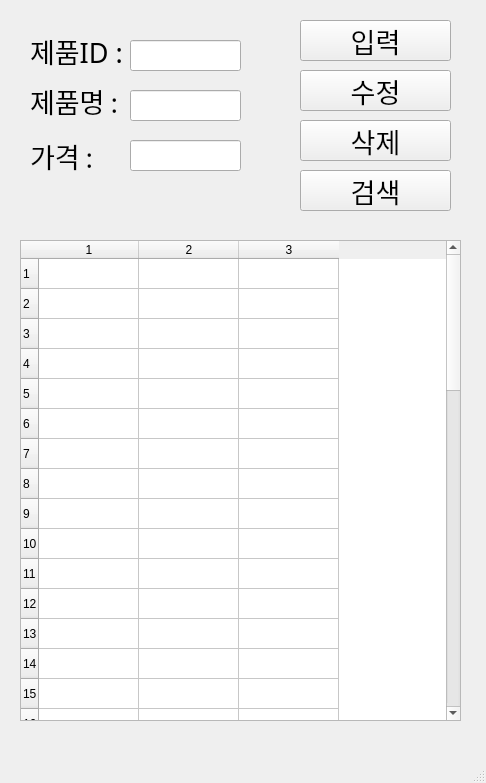
<?xml version="1.0" encoding="UTF-8"?>
<ui version="4.0">
 <class>MainWindow</class>
 <widget class="QMainWindow" name="MainWindow">
  <property name="geometry">
   <rect>
    <x>0</x>
    <y>0</y>
    <width>486</width>
    <height>783</height>
   </rect>
  </property>
  <property name="windowTitle">
   <string>MainWindow</string>
  </property>
  <widget class="QWidget" name="centralwidget">
   <widget class="QLabel" name="label">
    <property name="geometry">
     <rect>
      <x>30</x>
      <y>30</y>
      <width>131</width>
      <height>41</height>
     </rect>
    </property>
    <property name="font">
     <font>
      <family>휴먼편지체</family>
      <pointsize>20</pointsize>
      <weight>50</weight>
      <bold>false</bold>
     </font>
    </property>
    <property name="text">
     <string>제품ID :</string>
    </property>
   </widget>
   <widget class="QLabel" name="label_2">
    <property name="geometry">
     <rect>
      <x>30</x>
      <y>80</y>
      <width>161</width>
      <height>41</height>
     </rect>
    </property>
    <property name="font">
     <font>
      <family>휴먼편지체</family>
      <pointsize>20</pointsize>
     </font>
    </property>
    <property name="text">
     <string>제품명 :</string>
    </property>
   </widget>
   <widget class="QLabel" name="label_3">
    <property name="geometry">
     <rect>
      <x>30</x>
      <y>130</y>
      <width>151</width>
      <height>51</height>
     </rect>
    </property>
    <property name="font">
     <font>
      <family>휴먼편지체</family>
      <pointsize>20</pointsize>
     </font>
    </property>
    <property name="text">
     <string>가격 :</string>
    </property>
   </widget>
   <widget class="QLineEdit" name="prodID">
    <property name="geometry">
     <rect>
      <x>130</x>
      <y>40</y>
      <width>111</width>
      <height>31</height>
     </rect>
    </property>
    <property name="font">
     <font>
      <family>휴먼옛체</family>
      <pointsize>20</pointsize>
     </font>
    </property>
   </widget>
   <widget class="QLineEdit" name="prodName">
    <property name="geometry">
     <rect>
      <x>130</x>
      <y>90</y>
      <width>111</width>
      <height>31</height>
     </rect>
    </property>
    <property name="font">
     <font>
      <family>휴먼옛체</family>
      <pointsize>20</pointsize>
     </font>
    </property>
   </widget>
   <widget class="QLineEdit" name="prodPrice">
    <property name="geometry">
     <rect>
      <x>130</x>
      <y>140</y>
      <width>111</width>
      <height>31</height>
     </rect>
    </property>
    <property name="font">
     <font>
      <family>휴먼옛체</family>
      <pointsize>20</pointsize>
     </font>
    </property>
   </widget>
   <widget class="QPushButton" name="pushButton">
    <property name="geometry">
     <rect>
      <x>300</x>
      <y>20</y>
      <width>151</width>
      <height>41</height>
     </rect>
    </property>
    <property name="font">
     <font>
      <family>휴먼엑스포</family>
      <pointsize>20</pointsize>
     </font>
    </property>
    <property name="text">
     <string>입력</string>
    </property>
   </widget>
   <widget class="QPushButton" name="pushButton_2">
    <property name="geometry">
     <rect>
      <x>300</x>
      <y>70</y>
      <width>151</width>
      <height>41</height>
     </rect>
    </property>
    <property name="font">
     <font>
      <family>휴먼엑스포</family>
      <pointsize>20</pointsize>
     </font>
    </property>
    <property name="text">
     <string>수정</string>
    </property>
   </widget>
   <widget class="QPushButton" name="pushButton_3">
    <property name="geometry">
     <rect>
      <x>300</x>
      <y>120</y>
      <width>151</width>
      <height>41</height>
     </rect>
    </property>
    <property name="font">
     <font>
      <family>휴먼엑스포</family>
      <pointsize>20</pointsize>
     </font>
    </property>
    <property name="text">
     <string>삭제</string>
    </property>
   </widget>
   <widget class="QPushButton" name="pushButton_4">
    <property name="geometry">
     <rect>
      <x>300</x>
      <y>170</y>
      <width>151</width>
      <height>41</height>
     </rect>
    </property>
    <property name="font">
     <font>
      <family>휴먼엑스포</family>
      <pointsize>20</pointsize>
     </font>
    </property>
    <property name="text">
     <string>검색</string>
    </property>
   </widget>
   <widget class="QTableWidget" name="tableWidget">
    <property name="geometry">
     <rect>
      <x>20</x>
      <y>240</y>
      <width>441</width>
      <height>481</height>
     </rect>
    </property>
    <property name="rowCount">
     <number>50</number>
    </property>
    <property name="columnCount">
     <number>3</number>
    </property>
    <row/>
    <row/>
    <row/>
    <row/>
    <row/>
    <row/>
    <row/>
    <row/>
    <row/>
    <row/>
    <row/>
    <row/>
    <row/>
    <row/>
    <row/>
    <row/>
    <row/>
    <row/>
    <row/>
    <row/>
    <row/>
    <row/>
    <row/>
    <row/>
    <row/>
    <row/>
    <row/>
    <row/>
    <row/>
    <row/>
    <row/>
    <row/>
    <row/>
    <row/>
    <row/>
    <row/>
    <row/>
    <row/>
    <row/>
    <row/>
    <row/>
    <row/>
    <row/>
    <row/>
    <row/>
    <row/>
    <row/>
    <row/>
    <row/>
    <row/>
    <column/>
    <column/>
    <column/>
   </widget>
  </widget>
  <widget class="QMenuBar" name="menubar">
   <property name="geometry">
    <rect>
     <x>0</x>
     <y>0</y>
     <width>486</width>
     <height>21</height>
    </rect>
   </property>
  </widget>
  <widget class="QStatusBar" name="statusbar"/>
 </widget>
 <resources/>
 <connections>
  <connection>
   <sender>pushButton</sender>
   <signal>clicked()</signal>
   <receiver>MainWindow</receiver>
   <slot>addProduct()</slot>
   <hints>
    <hint type="sourcelabel">
     <x>374</x>
     <y>66</y>
    </hint>
    <hint type="destinationlabel">
     <x>478</x>
     <y>110</y>
    </hint>
   </hints>
  </connection>
  <connection>
   <sender>pushButton_2</sender>
   <signal>clicked()</signal>
   <receiver>MainWindow</receiver>
   <slot>updateProduct()</slot>
   <hints>
    <hint type="sourcelabel">
     <x>333</x>
     <y>106</y>
    </hint>
    <hint type="destinationlabel">
     <x>282</x>
     <y>128</y>
    </hint>
   </hints>
  </connection>
  <connection>
   <sender>pushButton_3</sender>
   <signal>clicked()</signal>
   <receiver>MainWindow</receiver>
   <slot>removeProduct()</slot>
   <hints>
    <hint type="sourcelabel">
     <x>345</x>
     <y>176</y>
    </hint>
    <hint type="destinationlabel">
     <x>470</x>
     <y>177</y>
    </hint>
   </hints>
  </connection>
  <connection>
   <sender>pushButton_4</sender>
   <signal>clicked()</signal>
   <receiver>MainWindow</receiver>
   <slot>getProduct()</slot>
   <hints>
    <hint type="sourcelabel">
     <x>417</x>
     <y>215</y>
    </hint>
    <hint type="destinationlabel">
     <x>441</x>
     <y>257</y>
    </hint>
   </hints>
  </connection>
 </connections>
 <slots>
  <slot>addProduct()</slot>
  <slot>updateProduct()</slot>
  <slot>removeProduct()</slot>
  <slot>getProduct()</slot>
 </slots>
</ui>
